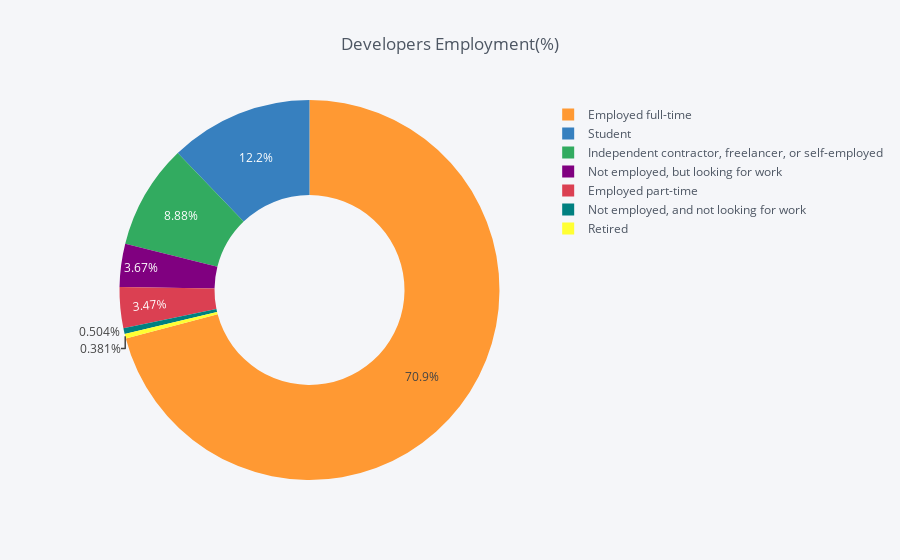

This figure's notebook cell:
### Code cell
temp = data['Employment'].value_counts()
df = pd.DataFrame({'labels': temp.index,
                   'values': temp.values
                  })
df.iplot(kind='pie',labels='labels',values='values', title='Developers Employment(%)', hole = 0.5)

### Figure 1 — Plotly figure (JSON) as saved in the notebook; plotly's stock layout.template omitted (floating-point values rounded to 4 significant figures)
{"data": [{"hole": 0.5, "labels": ["Employed full-time", "Student", "Independent contractor, freelancer, or self-employed", "Not employed, but looking for work", "Employed part-time", "Not employed, and not looking for work", "Retired"], "marker": {"colors": ["rgba(255, 153, 51, 1.0)", "rgba(55, 128, 191, 1.0)", "rgba(50, 171, 96, 1.0)", "rgba(128, 0, 128, 1.0)", "rgba(219, 64, 82, 1.0)", "rgba(0, 128, 128, 1.0)", "rgba(255, 255, 51, 1.0)"]}, "name": "", "type": "pie", "values": [45270, 7787, 5672, 2343, 2217, 322, 243]}], "layout": {"legend": {"bgcolor": "#F5F6F9", "font": {"color": "#4D5663"}}, "paper_bgcolor": "#F5F6F9", "plot_bgcolor": "#F5F6F9", "title": "Developers Employment(%)", "titlefont": {"color": "#4D5663"}}}
